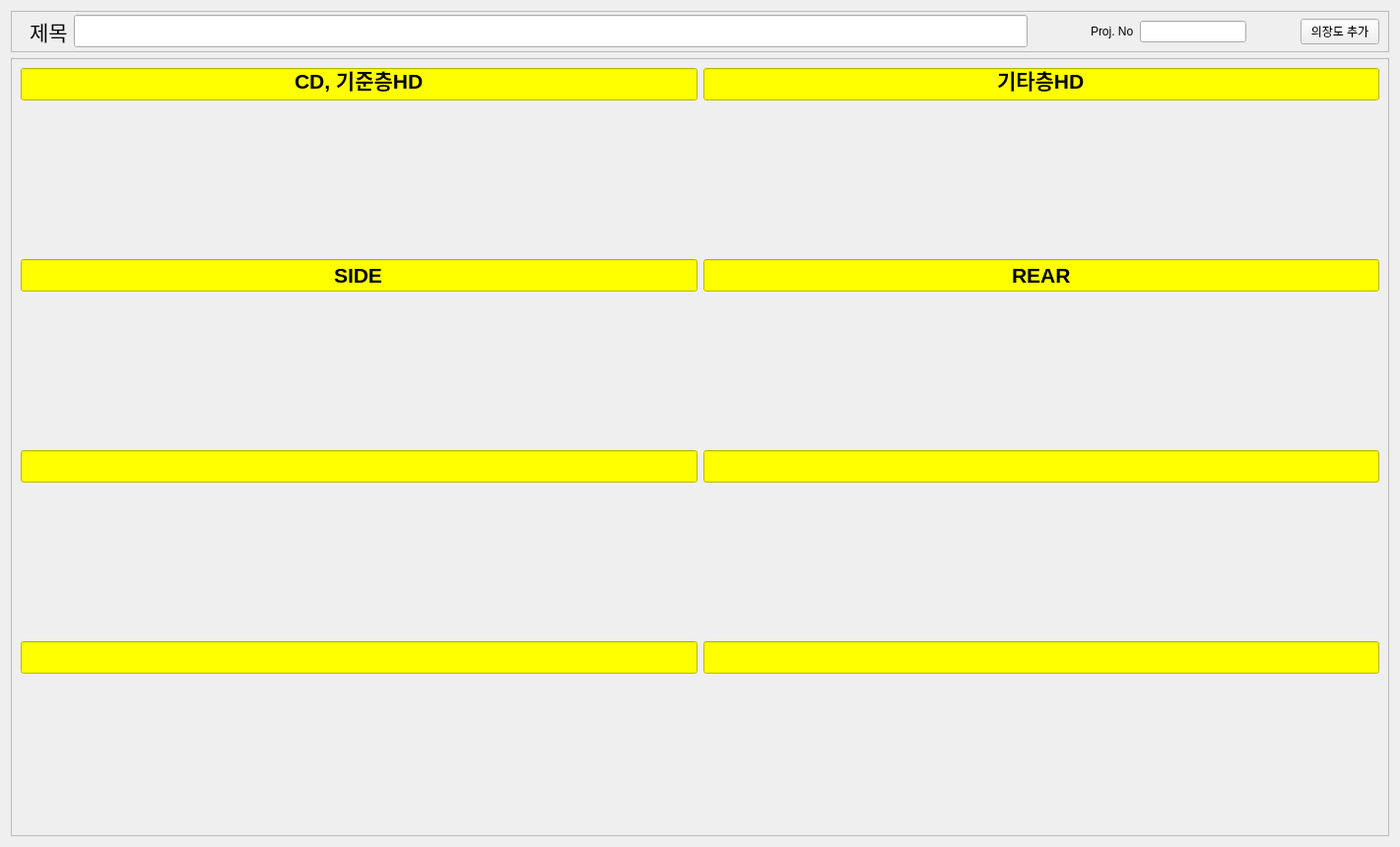
<?xml version="1.0" encoding="UTF-8"?>
<ui version="4.0">
 <class>Form_ljang</class>
 <widget class="QWidget" name="Form_ljang">
  <property name="geometry">
   <rect>
    <x>0</x>
    <y>0</y>
    <width>1421</width>
    <height>860</height>
   </rect>
  </property>
  <property name="windowTitle">
   <string>Form</string>
  </property>
  <layout class="QVBoxLayout" name="verticalLayout_3">
   <item>
    <widget class="QFrame" name="frame_head">
     <property name="sizePolicy">
      <sizepolicy hsizetype="Preferred" vsizetype="Fixed">
       <horstretch>0</horstretch>
       <verstretch>0</verstretch>
      </sizepolicy>
     </property>
     <property name="frameShape">
      <enum>QFrame::StyledPanel</enum>
     </property>
     <property name="frameShadow">
      <enum>QFrame::Raised</enum>
     </property>
     <layout class="QHBoxLayout" name="horizontalLayout_3">
      <property name="topMargin">
       <number>0</number>
      </property>
      <property name="bottomMargin">
       <number>0</number>
      </property>
      <item>
       <widget class="QFrame" name="horizontalFrame">
        <property name="sizePolicy">
         <sizepolicy hsizetype="Preferred" vsizetype="Preferred">
          <horstretch>1</horstretch>
          <verstretch>0</verstretch>
         </sizepolicy>
        </property>
        <layout class="QHBoxLayout" name="horizontalLayout" stretch="0,1">
         <property name="topMargin">
          <number>0</number>
         </property>
         <property name="bottomMargin">
          <number>0</number>
         </property>
         <item>
          <widget class="QLabel" name="label">
           <property name="font">
            <font>
             <pointsize>16</pointsize>
            </font>
           </property>
           <property name="text">
            <string>제목</string>
           </property>
          </widget>
         </item>
         <item>
          <widget class="QLineEdit" name="lineEdit_Jemok">
           <property name="sizePolicy">
            <sizepolicy hsizetype="Expanding" vsizetype="Fixed">
             <horstretch>2</horstretch>
             <verstretch>0</verstretch>
            </sizepolicy>
           </property>
           <property name="font">
            <font>
             <pointsize>16</pointsize>
            </font>
           </property>
          </widget>
         </item>
        </layout>
       </widget>
      </item>
      <item>
       <spacer name="horizontalSpacer">
        <property name="orientation">
         <enum>Qt::Horizontal</enum>
        </property>
        <property name="sizeHint" stdset="0">
         <size>
          <width>40</width>
          <height>20</height>
         </size>
        </property>
       </spacer>
      </item>
      <item>
       <widget class="QFrame" name="horizontalFrame_2">
        <layout class="QHBoxLayout" name="horizontalLayout_2">
         <item>
          <widget class="QLabel" name="label_4">
           <property name="text">
            <string>Proj. No</string>
           </property>
          </widget>
         </item>
         <item>
          <widget class="QLineEdit" name="lineEdit_ProjNo">
           <property name="text">
            <string/>
           </property>
           <property name="maxLength">
            <number>32767</number>
           </property>
          </widget>
         </item>
        </layout>
       </widget>
      </item>
      <item>
       <spacer name="horizontalSpacer_2">
        <property name="orientation">
         <enum>Qt::Horizontal</enum>
        </property>
        <property name="sizeHint" stdset="0">
         <size>
          <width>40</width>
          <height>20</height>
         </size>
        </property>
       </spacer>
      </item>
      <item>
       <widget class="QPushButton" name="PB_AppendRow">
        <property name="sizePolicy">
         <sizepolicy hsizetype="Fixed" vsizetype="Fixed">
          <horstretch>0</horstretch>
          <verstretch>0</verstretch>
         </sizepolicy>
        </property>
        <property name="text">
         <string>의장도 추가</string>
        </property>
       </widget>
      </item>
     </layout>
    </widget>
   </item>
   <item>
    <widget class="QFrame" name="frame_3">
     <property name="frameShape">
      <enum>QFrame::StyledPanel</enum>
     </property>
     <property name="frameShadow">
      <enum>QFrame::Raised</enum>
     </property>
     <layout class="QVBoxLayout" name="verticalLayout_2">
      <item>
       <layout class="QGridLayout" name="gridLayout">
        <item row="2" column="0">
         <widget class="QLineEdit" name="lineEdit_title3">
          <property name="font">
           <font>
            <pointsize>16</pointsize>
            <bold>true</bold>
           </font>
          </property>
          <property name="styleSheet">
           <string notr="true">background-color:yellow;</string>
          </property>
          <property name="text">
           <string>SIDE</string>
          </property>
          <property name="alignment">
           <set>Qt::AlignCenter</set>
          </property>
         </widget>
        </item>
        <item row="3" column="1">
         <widget class="ImageViewer" name="imageView_4" native="true">
          <property name="text" stdset="0">
           <string/>
          </property>
         </widget>
        </item>
        <item row="1" column="1">
         <widget class="ImageViewer" name="imageView_2" native="true">
          <property name="text" stdset="0">
           <string/>
          </property>
         </widget>
        </item>
        <item row="0" column="1">
         <widget class="QLineEdit" name="lineEdit_title2">
          <property name="font">
           <font>
            <pointsize>16</pointsize>
            <bold>true</bold>
           </font>
          </property>
          <property name="styleSheet">
           <string notr="true">background-color:yellow;</string>
          </property>
          <property name="text">
           <string>기타층HD</string>
          </property>
          <property name="alignment">
           <set>Qt::AlignCenter</set>
          </property>
         </widget>
        </item>
        <item row="5" column="1">
         <widget class="ImageViewer" name="imageView_6" native="true">
          <property name="text" stdset="0">
           <string/>
          </property>
         </widget>
        </item>
        <item row="4" column="1">
         <widget class="QLineEdit" name="lineEdit_title6">
          <property name="font">
           <font>
            <pointsize>16</pointsize>
            <bold>true</bold>
           </font>
          </property>
          <property name="styleSheet">
           <string notr="true">background-color:yellow;</string>
          </property>
          <property name="text">
           <string/>
          </property>
          <property name="alignment">
           <set>Qt::AlignCenter</set>
          </property>
         </widget>
        </item>
        <item row="6" column="0">
         <widget class="QLineEdit" name="lineEdit_title7">
          <property name="font">
           <font>
            <pointsize>16</pointsize>
            <bold>true</bold>
           </font>
          </property>
          <property name="styleSheet">
           <string notr="true">background-color:yellow;</string>
          </property>
          <property name="text">
           <string/>
          </property>
          <property name="alignment">
           <set>Qt::AlignCenter</set>
          </property>
         </widget>
        </item>
        <item row="2" column="1">
         <widget class="QLineEdit" name="lineEdit_title4">
          <property name="font">
           <font>
            <pointsize>16</pointsize>
            <bold>true</bold>
           </font>
          </property>
          <property name="styleSheet">
           <string notr="true">background-color:yellow;</string>
          </property>
          <property name="text">
           <string>REAR</string>
          </property>
          <property name="alignment">
           <set>Qt::AlignCenter</set>
          </property>
         </widget>
        </item>
        <item row="0" column="0">
         <widget class="QLineEdit" name="lineEdit_title1">
          <property name="font">
           <font>
            <pointsize>16</pointsize>
            <bold>true</bold>
           </font>
          </property>
          <property name="styleSheet">
           <string notr="true">background-color:yellow;</string>
          </property>
          <property name="text">
           <string>CD, 기준층HD</string>
          </property>
          <property name="alignment">
           <set>Qt::AlignCenter</set>
          </property>
         </widget>
        </item>
        <item row="4" column="0">
         <widget class="QLineEdit" name="lineEdit_title5">
          <property name="font">
           <font>
            <pointsize>16</pointsize>
            <bold>true</bold>
           </font>
          </property>
          <property name="styleSheet">
           <string notr="true">background-color:yellow;</string>
          </property>
          <property name="text">
           <string/>
          </property>
          <property name="alignment">
           <set>Qt::AlignCenter</set>
          </property>
         </widget>
        </item>
        <item row="6" column="1">
         <widget class="QLineEdit" name="lineEdit_title8">
          <property name="font">
           <font>
            <pointsize>16</pointsize>
            <bold>true</bold>
           </font>
          </property>
          <property name="styleSheet">
           <string notr="true">background-color:yellow;</string>
          </property>
          <property name="text">
           <string/>
          </property>
          <property name="alignment">
           <set>Qt::AlignCenter</set>
          </property>
         </widget>
        </item>
        <item row="7" column="1">
         <widget class="ImageViewer" name="imageView_8" native="true">
          <property name="text" stdset="0">
           <string/>
          </property>
         </widget>
        </item>
        <item row="1" column="0">
         <widget class="ImageViewer" name="imageView_1" native="true">
          <property name="sizePolicy">
           <sizepolicy hsizetype="Preferred" vsizetype="Preferred">
            <horstretch>0</horstretch>
            <verstretch>0</verstretch>
           </sizepolicy>
          </property>
          <property name="text" stdset="0">
           <string/>
          </property>
         </widget>
        </item>
        <item row="7" column="0">
         <widget class="ImageViewer" name="imageView_7" native="true">
          <property name="text" stdset="0">
           <string/>
          </property>
         </widget>
        </item>
        <item row="5" column="0">
         <widget class="ImageViewer" name="imageView_5" native="true">
          <property name="text" stdset="0">
           <string/>
          </property>
         </widget>
        </item>
        <item row="3" column="0">
         <widget class="ImageViewer" name="imageView_3" native="true">
          <property name="text" stdset="0">
           <string/>
          </property>
         </widget>
        </item>
       </layout>
      </item>
     </layout>
    </widget>
   </item>
  </layout>
 </widget>
 <customwidgets>
  <customwidget>
   <class>ImageViewer</class>
   <extends>QWidget</extends>
   <header location="global">modules.PyQt.compoent_v2.imageViewer.imageviwer</header>
   <container>1</container>
  </customwidget>
 </customwidgets>
 <resources/>
 <connections/>
</ui>
